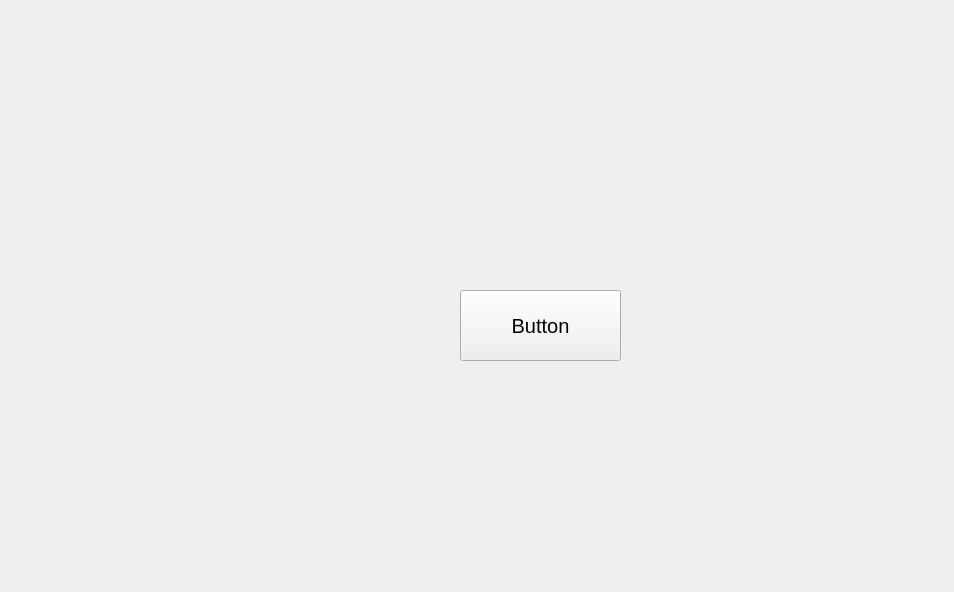
<?xml version="1.0" encoding="UTF-8"?>
<ui version="4.0">
 <class>MainWindow</class>
 <widget class="QMainWindow" name="MainWindow">
  <property name="geometry">
   <rect>
    <x>0</x>
    <y>0</y>
    <width>954</width>
    <height>592</height>
   </rect>
  </property>
  <property name="windowTitle">
   <string>MainWindow</string>
  </property>
  <widget class="QWidget" name="centralWidget">
   <widget class="QPushButton" name="pushButton">
    <property name="geometry">
     <rect>
      <x>460</x>
      <y>290</y>
      <width>161</width>
      <height>71</height>
     </rect>
    </property>
    <property name="font">
     <font>
      <pointsize>15</pointsize>
     </font>
    </property>
    <property name="text">
     <string>Button</string>
    </property>
   </widget>
  </widget>
 </widget>
 <layoutdefault spacing="6" margin="11"/>
 <resources/>
 <connections/>
</ui>
